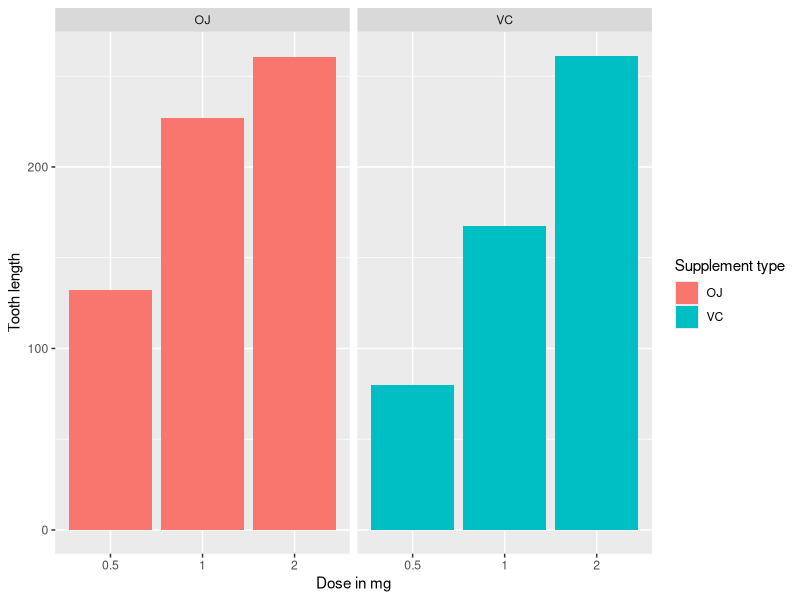
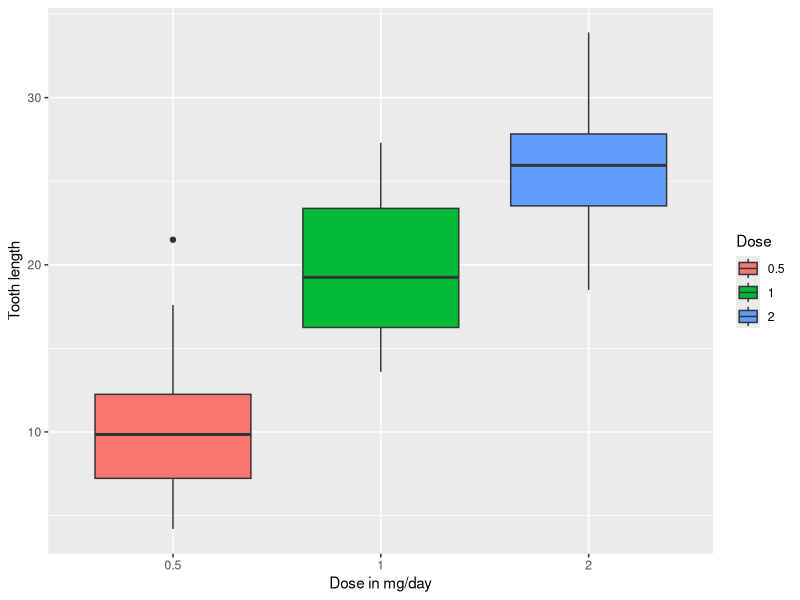

Generate these figures, in order, with R:
library(datasets)
library(ggplot2)
data <- ToothGrowth
head(data)
g <- ggplot(data = ToothGrowth, aes(x = as.factor(`dose`), 
                                           y = `len`, 
                                           fill = `supp`)) 

g <- g + geom_bar(stat = "identity")
g <- g + xlab("Dose in mg") 
g <- g + ylab('Tooth length')
g <- g + facet_grid((.~supp))
g <- g + guides(fill = guide_legend((title = "Supplement type")))
print(g)

fit <- lm(len ~ dose + supp, data = ToothGrowth)
summary(fit)
confint(fit)



g <- ggplot(data = ToothGrowth, aes(x = as.factor(`dose`), 
                                    y = `len`)) 

g <- g + geom_boxplot(aes(fill = factor(dose)))
g <- g + xlab("Dose in mg/day") 
g <- g + ylab('Tooth length')
g <- g + guides(fill = guide_legend((title = "Dose")))
print(g)

